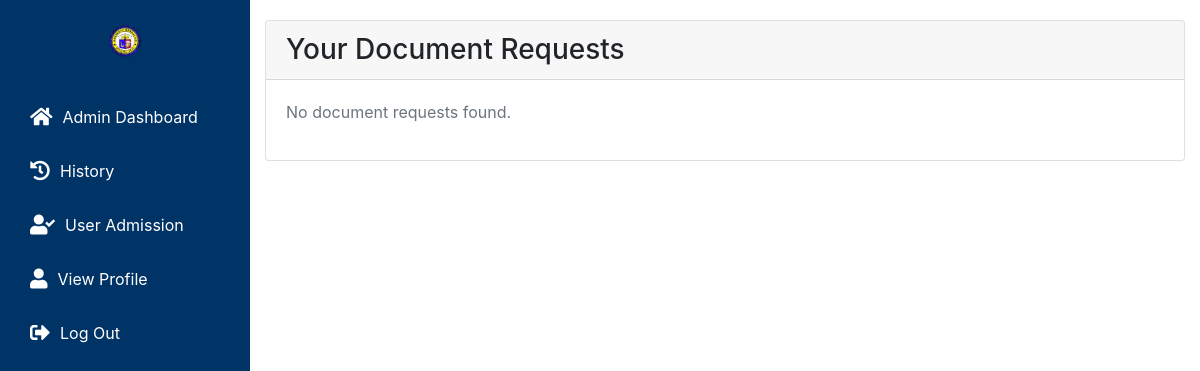
Page /user-dashboard/ (signed in) on the earlier database version.
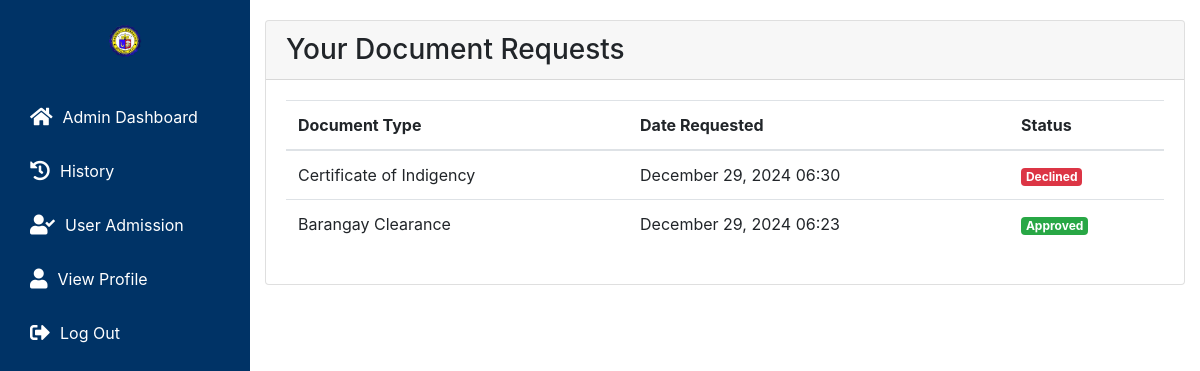
Same page on the later database version.
### mambaling/models.py (models this page shows, shortened)
class ClearanceRequest(models.Model):
    user = models.ForeignKey(settings.AUTH_USER_MODEL, on_delete=models.CASCADE)
    full_name = models.CharField(max_length=255)
    address = models.TextField()
    birthplace = models.CharField(max_length=255)
    birthdate = models.DateField()
    civil_status = models.CharField(max_length=20)
    gender = models.CharField(max_length=10)
    block_number = models.CharField(max_length=50)
    occupation = models.CharField(max_length=100)
    email = models.EmailField()
    contact = models.CharField(max_length=20)
    purpose = models.TextField(blank=True, null=True)  # For additional details like reasons
    residency_duration = models.CharField(max_length=100, blank=True, null=True)  # Specific to residency purposes
    document_type = models.CharField(
        max_length=50,
        choices=[
            ('Barangay Clearance', 'Barangay Clearance'),
            ('Certificate of Indigency', 'Certificate of Indigency'),
            ('Certificate of Residency', 'Certificate of Residency'),
        ]
    )
    profile_photo = models.ImageField(upload_to='profile_photos/', null=True, blank=True)
    proof_of_residency = models.FileField(upload_to='proof_of_residency/', null=True, blank=True)
    date_requested = models.DateTimeField(auto_now_add=True)
    status = models.CharField(
        max_length=20,
        choices=[
            ('Pending', 'Pending'),
            ('Approved', 'Approved'),
            ('Declined', 'Declined'),
        ],
        default='Barangay Clearance'
    )
    decline_reason = models.TextField(blank=True, null=True)
    notification_sent = models.BooleanField(default=False)

### mambaling/views.py (the view)
# urls.py: path('user-dashboard/', views.user_dashboard, name='user_dashboard'),
@login_required
def user_dashboard(request):
    if not request.user.is_approved or request.user.user_type != 'user':
        messages.warning(request, "You don't have permission to access the user dashboard.")
        return redirect('landing_page')
    user_requests = ClearanceRequest.objects.filter(user=request.user).order_by('-date_requested')
    approved_requests = user_requests.filter(status='Approved', notification_sent=False)
    for req in approved_requests:
        req.notification_sent = True
        req.save()
    context = {
        'user_requests': user_requests,
        'approved_requests': approved_requests,
    }
    return render(request, 'dashboard/user_dashboard.html', context)

### mambaling/templates/dashboard/user_dashboard.html (shortened to what this page needs)
<!DOCTYPE html>
<html lang="en">
<head>
  {% load static %}
  <link href="https://stackpath.bootstrapcdn.com/bootstrap/4.5.2/css/bootstrap.min.css" rel="stylesheet">
  <link href="https://cdnjs.cloudflare.com/ajax/libs/font-awesome/5.15.4/css/all.min.css" rel="stylesheet">
</head>
<body>
  <div class="d-flex" style="min-height: 100vh;">
    {% include 'my_sidebar.html' %}
    <div class="container-fluid" style="margin-left: 250px; padding-top: 20px;">
      <div class="card mb-4">
        <div class="card-header">
          <h3 class="mb-0">Your Document Requests</h3>
        </div>
        <div class="card-body">
          {% if user_requests %}
          <div class="table-responsive">
            <table class="table table-hover">
              <thead>
                <tr>
                  <th>Document Type</th>
                  <th>Date Requested</th>
                  <th>Status</th>
                </tr>
              </thead>
              <tbody>
                {% for request in user_requests %}
                <tr>
                  <td>{{ request.document_type }}</td>
                  <td>{{ request.date_requested|date:"F d, Y H:i" }}</td>
                  <td>
                    <span class="badge {% if request.status == 'Approved' %}badge-success{% elif request.status == 'Declined' %}badge-danger{% else %}badge-warning{% endif %}">
                      {{ request.status }}
                    </span>
                  </td>
                </tr>
                {% endfor %}
              </tbody>
            </table>
          </div>
          {% else %}
          <p class="text-muted">No document requests found.</p>
          {% endif %}
        </div>
      </div>
    </div>
  </div>
</body>
</html>

Differences in the rows shown:
added ClearanceRequest: document_type "Certificate of Indigency", date_requested "December 29, 2024 06:30", status "Declined"
added ClearanceRequest: document_type "Barangay Clearance", date_requested "December 29, 2024 06:23", status "Approved"
Other differences:
text no longer shown: "No document requests found."
text now shown: "Document Type Date Requested Status"
